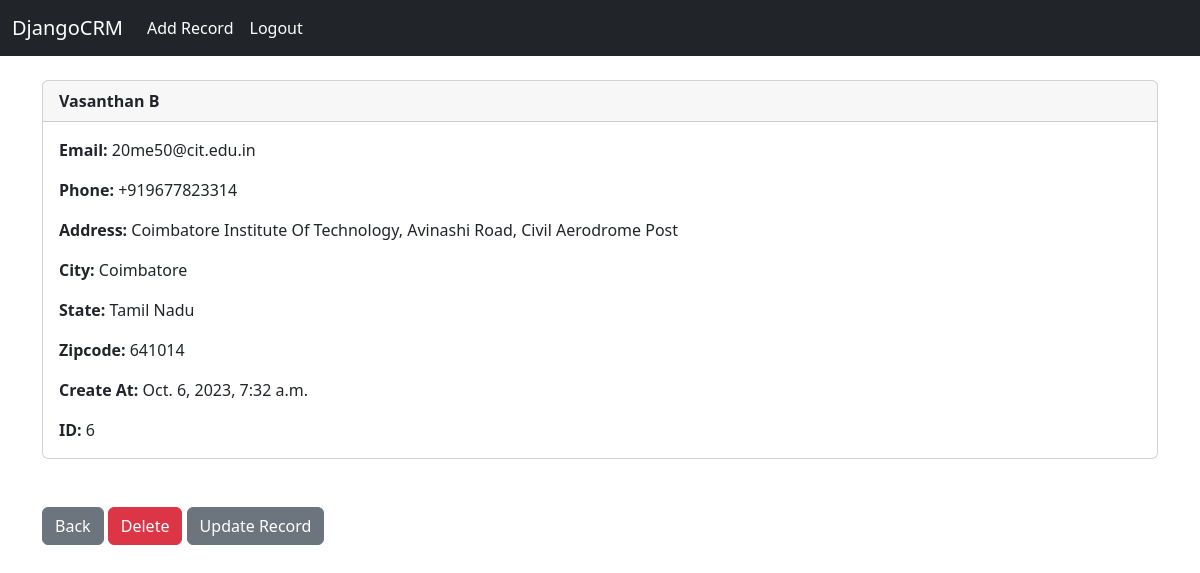
The app's page /record/6 (signed in) with its own data.
### crm/models.py (models this page shows, shortened)
class Record(models.Model):
	created_at = models.DateTimeField(auto_now_add=True)
	first_name = models.CharField(max_length=50)
	last_name =  models.CharField(max_length=50)
	email =  models.CharField(max_length=100)
	phone = models.CharField(max_length=15)
	address =  models.CharField(max_length=100)
	city =  models.CharField(max_length=50)
	state =  models.CharField(max_length=50)
	zipcode =  models.CharField(max_length=20)

### crm/views.py (the view)
# urls.py: path('record/<int:pk>', views.customer_record, name='record'),
def customer_record(request, pk):
	if request.user.is_authenticated:
		customer_record = Record.objects.get(id=pk)
		return render(request, 'record.html', {'customer_record':customer_record})
	else:
		messages.success(request, "You Must Be Logged In To View That Page...")
		return redirect('home')

### crm/templates/record.html
{% extends 'base.html' %}
{% block content %}
	<div class="card">
		<div class="card-header">
			<strong>{{ customer_record.first_name }} {{ customer_record.last_name }}</strong>
		</div>
		<div class="card-body">
			<p class="card-text">
			<strong>Email: </strong>{{ customer_record.email }}</p>
			<p class="card-text">
			<strong>Phone: </strong>{{ customer_record.phone }}
			</p>
			<p class="card-text">
			<strong>Address: </strong>{{ customer_record.address }}</p>
			<p class="card-text">
			<strong>City: </strong>{{ customer_record.city }}</p>
			<p class="card-text">
			<strong>State: </strong>{{ customer_record.state }}</p>
			<p class="card-text">
			<strong>Zipcode: </strong>{{ customer_record.zipcode }}</p>
			<p class="card-text">
			<strong>Create At: </strong>{{ customer_record.created_at }}</p>
			<p class="card-text">
			<strong>ID: </strong>{{ customer_record.id }}</p>
		</div>
	</div>
	<br/><br/>
	<a href="{% url 'home' %}" class="btn btn-secondary">Back</a>
	<a href="{% url 'delete_record' customer_record.id %}" class="btn btn-danger">Delete</a>
	<a href="{% url 'update_record' customer_record.id %}" class="btn btn-secondary">Update Record</a>
{% endblock %}

### records on screen
Record: first_name "Vasanthan", last_name "B", email "20me50@cit.edu.in", phone "+919677823314", address "Coimbatore Institute Of Technology, Avinashi Road, Civil Aerodrome Post", city "Coimbatore", state "Tamil Nadu", zipcode "641014", created_at "Oct. 6, 2023, 7:32 a.m.", id "6"
